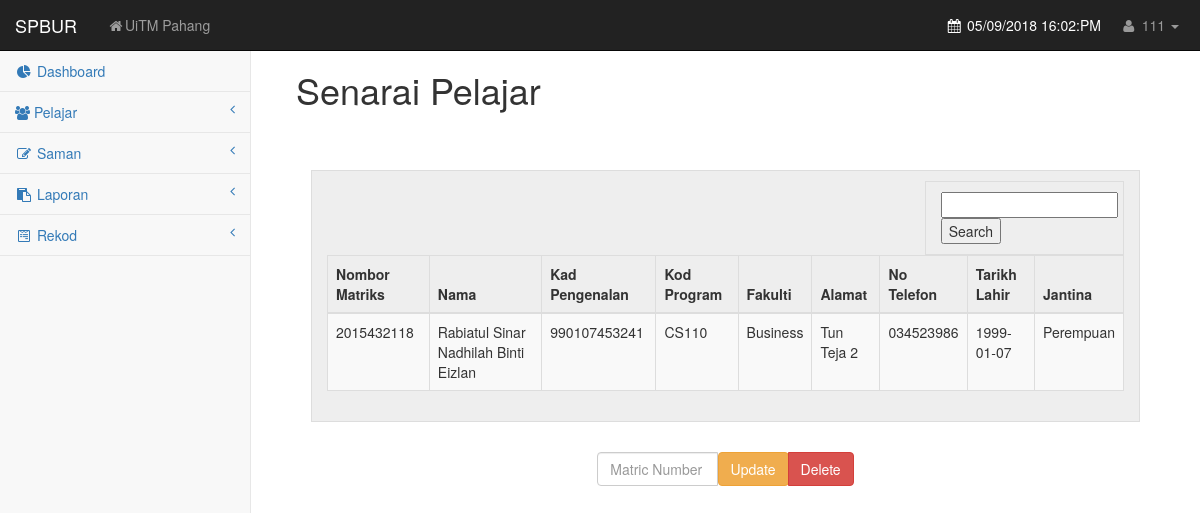
Screenshot of /rpelajar1.php (signed in) with the database file from the repository.
### tables this page shows
CREATE TABLE `staff` (
  `staff_ID` int(11) NOT NULL,
  `pass_word` varchar(255) NOT NULL
);

CREATE TABLE `student` (
  `matric_no` int(11) NOT NULL,
  `name` varchar(255) NOT NULL,
  `ic_number` varchar(255) NOT NULL,
  `course_code` varchar(255) NOT NULL,
  `faculty` varchar(255) NOT NULL,
  `address` varchar(255) NOT NULL,
  `phone_no` varchar(255) DEFAULT NULL,
  `birthdate` date DEFAULT NULL,
  `gender` varchar(255) DEFAULT NULL
);

### rpelajar1.php (the view, shortened to what this page needs)
<!DOCTYPE html>
<html lang="en">
<head>
    <link href="css/bootstrap.min.css" rel="stylesheet">
    <link href="css/metisMenu.min.css" rel="stylesheet">
    <link href="css/timeline.css" rel="stylesheet">
    <link href="css/startmin.css" rel="stylesheet">
    <link href="css/morris.css" rel="stylesheet">
    <link href="css/font-awesome.min.css" rel="stylesheet" type="text/css">
</head>
<body>
    <?php
    include("dbconn.php");
        if(isset($_SESSION['staff_ID']))
        {
        $sql0 = "SELECT * FROM staff WHERE staff_ID = ".$_SESSION['staff_ID']."";
        $query0 = mysqli_query($dbconn, $sql0) or die ("Error: ".mysqli_error($dbconn));
        $r = mysqli_fetch_assoc($query0);
        }
    ?>
<div id="wrapper">
<?php include("DashboardOnly.php");?>
</body>
</html>
    <div id="page-wrapper">
        <div class="container-fluid">
            <div class="row">
                <div class="col-lg-12">
                    <br>
                    <h1>Senarai Pelajar</h1>
                    <br>
                    <form method="post" action="">
                        <div class="panel-body">
                        <div class="dataTable_wrapper">
                        <div class="dataTables_length" id="dataTables-example_length">
                            <div class="row show-grid">
                            <div class="col-md-12">
                                <div class="col-md-3 col-md-offset-9">
                                        <input  type="text" name="matric_no">
                                        <input  type="submit" name="submit" value="Search">
                                </div>
                                    <table class="table table-striped table-bordered table-hover" id="dataTables-example">
                                        <thead>
                                            <tr>
                                                <th>Nombor Matriks</th>
                                                <th>Nama</th>
                                                <th>Kad Pengenalan</th>
                                                <th>Kod Program</th>
                                                <th>Fakulti</th>
                                                <th>Alamat</th>
                                                <th>No Telefon</th>
                                                <th>Tarikh Lahir</th>
                                                <th>Jantina</th>
                                            </tr>
                                        </thead>
                    <?php
                            $sql0 = "SELECT * FROM student";
                            $query0 = mysqli_query($dbconn, $sql0) or die ("Error: ".mysqli_error($dbconn));
                            $row=mysqli_fetch_array($query0);
                            if($row){
                                        echo "<tbody>";
                                        echo "<tr>";
                                        echo "<td>".$row['matric_no']."</td>";
                                        echo "<td>".$row['name']."</td>";
                                        echo "<td>".$row['ic_number']."</td>";
                                        echo "<td>".$row['course_code']."</td>";
                                        echo "<td>".$row['faculty']."</td>";
                                        echo "<td>".$row['address']."</td>";
                                        echo "<td>".$row['phone_no']."</td>";
                                        echo "<td>".$row['birthdate']."</td>";
                                        echo "<td>".$row['gender']."</td>";
                                        echo "</tr>";
                        }?>
                                    </table>
                                </div>
                            </div>
                                </div>
                            </div>
                        </div>
                    </form>
                                    <div class="form-group">
                                        <div class="col-md-4 col-md-offset-4">
                                            <div class="input-group custom-search-form">
                                                <input type="text" name="matric_no" class="form-control" placeholder="Matric Number" >
                                                    <span class="input-group-btn">
                                                        <button formaction="updStud.php" class="btn btn-warning" type="submit">Update</button>
                                                    </span>
                                                    <span class="input-group-btn">
                                                        <button formaction="delStud.php" class="btn btn-danger" type="submit">Delete</button>
                                                    </span>
                                            </div>
                                        </div>
                                    </div>
                    </div>
                </div>
            </div>
        </div>
</body>
</html>

### DashboardOnly.php (shortened to what this page needs)
<nav class="navbar navbar-inverse navbar-fixed-top" role="navigation">
    <div class="navbar-header">
        <a class="navbar-brand" href="Dashboard.php">SPBUR</a>
    </div>
    <ul class="nav navbar-nav navbar-left navbar-top-links">
        <li><a href="https://pahang.uitm.edu.my/v3/"><i class="fa fa-home fa-fw"></i>UiTM Pahang</a></li>
    </ul>
    <ul class="nav navbar-right navbar-top-links">
        <li>
                    <?php
                        $autoDateTime = date('d/m/Y H:i:A');
                    ?>
                    <lable style="color:white"><i class="fa fa-calendar fa-fw"></i> <?php echo $autoDateTime;?></lable>
        </li>
        <li class="dropdown">
            <a class="dropdown-toggle" data-toggle="dropdown" href="#">
                <i class="fa fa-user fa-fw"></i> <?php echo $r['staff_ID']; ?> <b class="caret"></b>
            </a>
        </li>
    </ul>
    <div class="navbar-default sidebar" role="navigation">
        <div class="sidebar-nav navbar-collapse">
            <ul class="nav" id="side-menu">
                <li>
                    <a href="Dashboard.php" class=""><i class="fa fa-pie-chart fa-fw"></i> Dashboard</a>
                </li>
                <li>
                    <a href="#"><i class="fa fa-group fa-fww"></i> Pelajar<span class="fa arrow"></span></a>
                </li>
                <li>
                    <a href="#"><i class="fa fa-pencil-square-o fa-fw"></i> Saman<span class="fa arrow"></span></a>
                </li>
                <li>
                    <a href="#"><i class="fa fa-clipboard fa-fw"></i> Laporan <span class="fa arrow"></span></a>
                </li>
                <li>
                    <a href="#"><i class="fa fa-wpforms fa-fw"></i> Rekod <span class="fa arrow"></span></a>
                </li>
            </ul>
        </div>
    </div>
</nav>

### css/startmin.css (style rules this page uses)
body { background-color: #f8f8f8; }
#wrapper { width: 100%; }
#page-wrapper { padding: 30px 15px 0 15px; min-height: 568px; background-color: #fff; }
@media (min-width:768px) { #page-wrapper { position: inherit; margin-left: 250px; padding: 30px 30px 0 30px; border-left: 1px solid #e7e7e7; } }
.navbar-header { float: left; }
.navbar-left { float: left; }
.navbar-right { text-align: right; }
.navbar-top-links { margin: 0; }
.navbar-top-links li { display: inline-block; }
.navbar-top-links li:last-child { margin-right: 6px; }
.navbar-top-links li a { padding: 15px; min-height: 50px; }
.navbar-top-links>li>a { color: #999; }
.sidebar .sidebar-nav.navbar-collapse { padding-right: 0; padding-left: 0; }
.sidebar ul li { border-bottom: 1px solid #e7e7e7; }
.sidebar .arrow { float: right; }
.sidebar .fa.arrow:before { content: "\f104"; }
@media (min-width:768px) { .sidebar { z-index: 1; position: absolute; width: 250px; margin-top: 51px; } }
.show-grid [class^=col-] { padding-top: 10px; padding-bottom: 10px; border: 1px solid #ddd; background-color: #eee!important; }
.show-grid { margin: 15px 0; }

### rows the page displays
staff: staff_ID "111"
student: matric_no "2015432118", name "Rabiatul Sinar Nadhilah Binti Eizlan", ic_number "990107453241", course_code "CS110", faculty "Business", address "Tun Teja 2", phone_no "034523986", birthdate "1999-01-07", gender "Perempuan"
